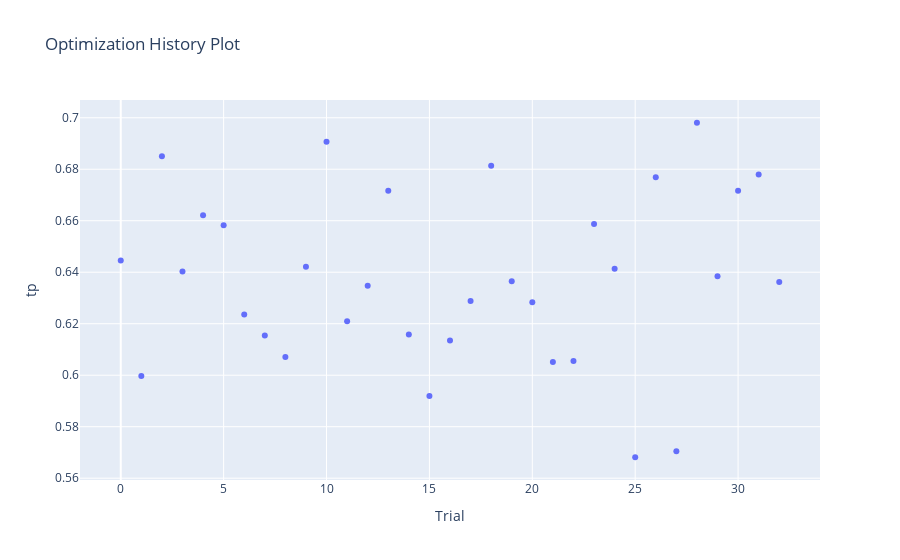

Notebook source saved alongside this figure:
### Code cell
plot_optimization_history(study, target=lambda t: t.values[1], target_name='tp')

### Figure 1 — Plotly figure (JSON) as saved in the notebook; plotly's stock layout.template omitted (floating-point values rounded to 4 significant figures)
{"data": [{"mode": "markers", "name": "tp", "type": "scatter", "x": [0, 1, 2, 3, 4, 5, 6, 7, 8, 9, 10, 11, 12, 13, 14, 15, 16, 17, 18, 19, 20, 21, 22, 23, 24, 25, 26, 27, 28, 29, 30, 31, 32], "y": [0.6446, 0.5997, 0.685, 0.6403, 0.6621, 0.6582, 0.6236, 0.6154, 0.6071, 0.6421, 0.6907, 0.621, 0.6348, 0.6717, 0.6158, 0.5919, 0.6134, 0.6288, 0.6814, 0.6365, 0.6283, 0.6051, 0.6056, 0.6587, 0.6413, 0.5681, 0.6769, 0.5705, 0.6981, 0.6384, 0.6716, 0.678, 0.6362]}], "layout": {"title": {"text": "Optimization History Plot"}, "xaxis": {"title": {"text": "Trial"}}, "yaxis": {"title": {"text": "tp"}}}}
